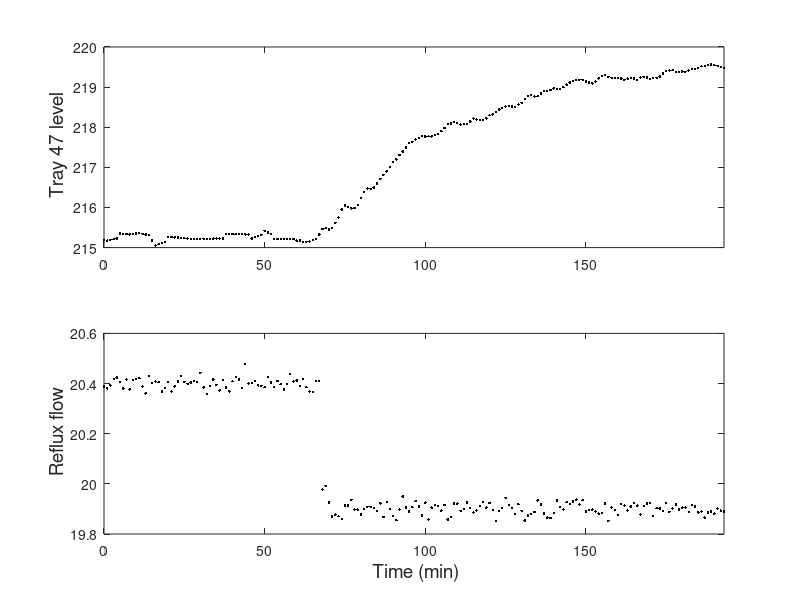

Here is the MATLAB script that generated this plot: (Note: this script raises an error after producing the figure.)
%  -------------------------------------------------------------
%            Analyses of the Corpus Christi refinery data
%  -------------------------------------------------------------

%  input the data

load refinery.dat

t = refinery(:,1);  %  observation time
u = refinery(:,2);  %  reflux flow
x = refinery(:,3);  %  tray 47 level

%  plot data

subplot(2,1,1)
plot(t, x, 'k.')
ylabel('\fontsize{19} Tray 47 level')
axis([0,193,215,220])

subplot(2,1,2)
plot(t, u, 'k.')
xlabel('\fontsize{19} Time (min)')
ylabel('\fontsize{19} Reflux flow')
axis([0,193,19.8,20.6])

print -dps2 'c:\MyFiles\fdabook\revision\figs.dir\refinerydata.ps'

% center the data

u = u - mean(u(1:60));
x = x - mean(x(1:60));

n = length(t);

range = [t(1), t(n)];
tval = t;
delta = 1/(n-1);
trng = [t(1), t(n)];

tbreak = t(67);

%  set up basis for input variable

norder = 1;
nubasis = 2;
ubreaks = [trng(1), tbreak, trng(2)];
ubasis = create_bspline_basis(trng, nubasis, norder, ubreaks);

ufd = data2fd(u, tval, ubasis);

%  set up basis for the output variable
%  put three coincident knots at tbreak

norder  =  4;
xknots  = [linspace(0, tbreak, 3), tbreak, linspace(tbreak, trng(2), 5)];
nxbasis = length(xknots) + norder - 2;
xbasis  = create_bspline_basis(trng, nxbasis, norder, xknots);

xfd = data2fd(x, tval, xbasis);
xvec = eval_fd(tval, xfd);

%  plot the data with fit and knot locations

ahdl = axes('Box', 'on', 'FontSize', 13);
set(ahdl, 'Xlim', [0,193]);
set(ahdl, 'Ylim', [-0.5,4.5]);
set(ahdl, 'Xtick', 0:50:150);
set(ahdl, 'Ytick', 0:4);
lhdl = plot(tval, x, 'b*', tval, xvec, 'r-');
set(lhdl, 'LineWidth', 2)
xlabel('Time (minutes)', 'FontSize', 16);
ylabel('Tray 47 level',  'FontSize', 16);
for i=2:length(xknots)-1
    lhdl = line([xknots(i),xknots(i)], [-0.5,4.5]);
    set(lhdl, 'LineWidth', 1, 'LineStyle', '--', 'color', 'g')
end

print -dps2 'c:/MyFiles/fdabook/revision/figs.dir/refinery.ps'

